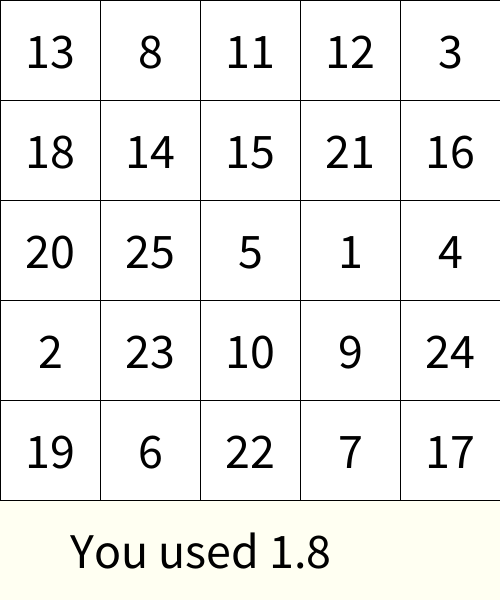
Frame 1 (no input)
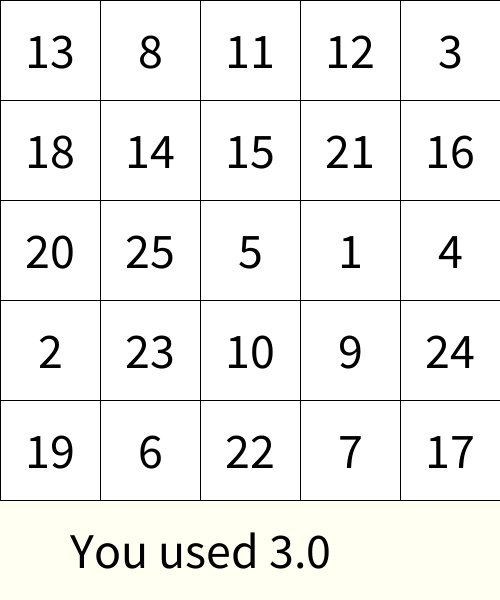
Frame 60 (the mouse pressed at the canvas centre just before this capture)
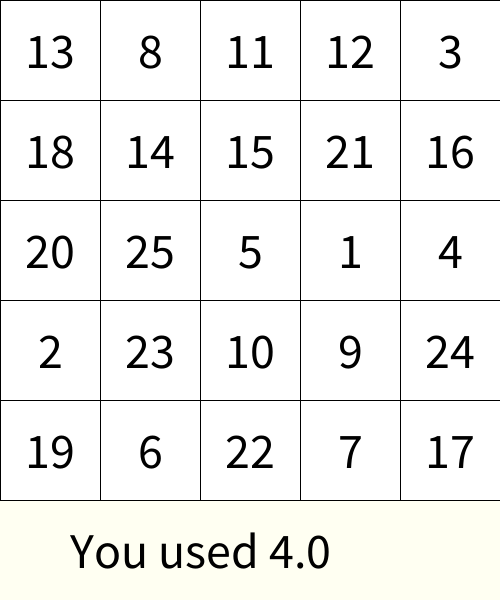
Frame 120 (the mouse held since frame 60 and released just before this capture)

The Processing sketch that drew these frames (run headless with seeded random() and noise(); from frame 60 on, the mouse is pressed at the canvas centre):

// Processing sketch: week06_9_schulte_table09_mousePressed_crash_if_protect_shuffle_
// ── week06_9_schulte_table09_mousePressed_crash_if_protect_shuffle_.pde
// week06_9_schulte_table09_mousePressed_crash_if_protect_shuffle_random
int [] used = new int[26]; //0...25 共26個
int [][] table = new int[5][5]; //Java陣列宣告
void setup() {
  size(500, 600);
  textSize(50);
  textAlign(CENTER, CENTER);
  int []numbers = {1,2,3,4,5,6,7,8,9,10,11,12,13,14,15,16,17,18,19,20,21,22,23,24,25};
  for(int i = numbers.length - 1; i>0; i--){ //shuffle演算法有點噁心
      int j = int(random(i + 1)); //雖機挑選數字
      // 交換位置
      int temp = numbers[i];
      numbers[i] = numbers[j];
      numbers[j] = temp;
  }
  int index = 0;
  for (int i=0; i<5; i++) {
    for (int j=0; j<5; j++) {
       table[i][j] = numbers[index++];   
    }
  }
}
int startT = 0;
int [][] pressed = new int[5][5];
void draw() {
  background(#FFFFF2);
  for (int i=0; i<5; i++) { //對y座標
    for (int j=0; j<5; j++) { //對x座標
      if (pressed[i][j]==1) fill(128);
      else fill(255);
      rect(j*100, i*100, 100, 100);
      fill(0);
      text("" + table[i][j], 50+j*100, 50+i*100);
    }
  }
  text("You used " + nf((millis()-startT)/1000.0, 0, 1),200, 550);
}
int want = 1;
void mousePressed() {
  int i = mouseY/100, j = mouseX/100;
  if (table[i][j]==want) {
    pressed[i][j] = 1;
    want++;
  }
}
